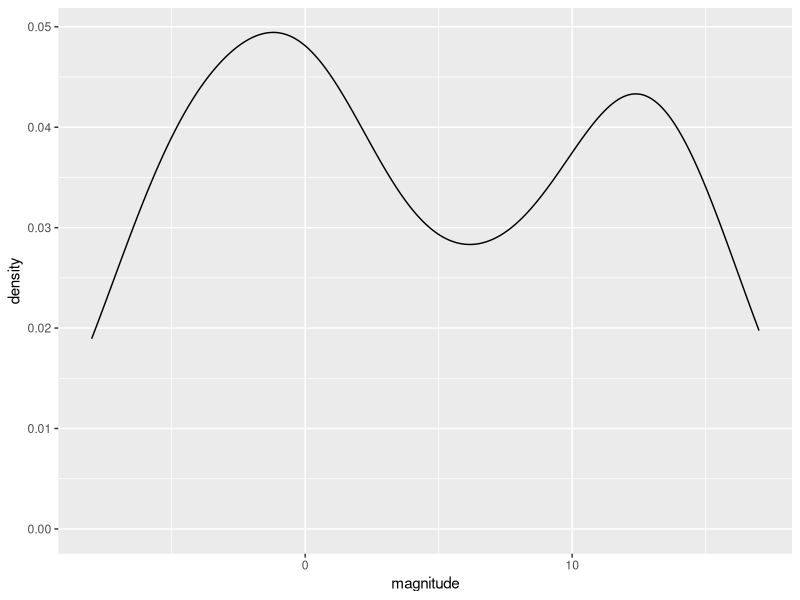
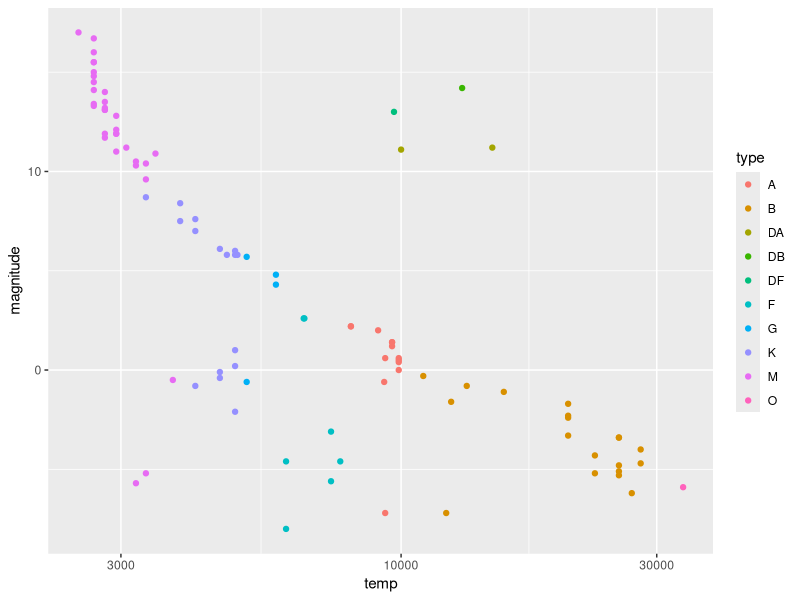

Recreate these plots in R, in order.
library(tidyverse)
library(dslabs)
data(stars)
options(digits = 3)   # report 3 significant digits

head(stars)

mean(stars$magnitude)
sd(stars$magnitude)

stars %>% ggplot(aes(magnitude)) + geom_density()

stars %>% ggplot(aes(temp,magnitude, color=type)) + 
  geom_point() + 
  scale_x_log10()
